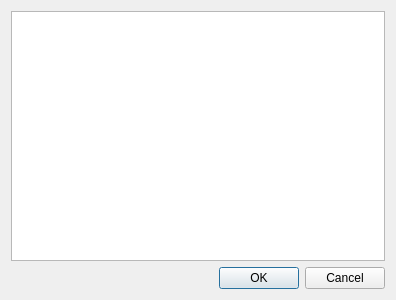
<?xml version="1.0" encoding="UTF-8"?>
<ui version="4.0">
 <class>Dialog</class>
 <widget class="QDialog" name="Dialog">
  <property name="geometry">
   <rect>
    <x>0</x>
    <y>0</y>
    <width>396</width>
    <height>300</height>
   </rect>
  </property>
  <property name="windowTitle">
   <string>Dialog</string>
  </property>
  <layout class="QVBoxLayout" name="verticalLayout">
   <item>
    <widget class="QListWidget" name="listWidget"/>
   </item>
   <item>
    <widget class="QDialogButtonBox" name="buttonBox">
     <property name="orientation">
      <enum>Qt::Horizontal</enum>
     </property>
     <property name="standardButtons">
      <set>QDialogButtonBox::Cancel|QDialogButtonBox::Ok</set>
     </property>
    </widget>
   </item>
  </layout>
 </widget>
 <resources/>
 <connections>
  <connection>
   <sender>buttonBox</sender>
   <signal>accepted()</signal>
   <receiver>Dialog</receiver>
   <slot>accept()</slot>
   <hints>
    <hint type="sourcelabel">
     <x>248</x>
     <y>254</y>
    </hint>
    <hint type="destinationlabel">
     <x>157</x>
     <y>274</y>
    </hint>
   </hints>
  </connection>
  <connection>
   <sender>buttonBox</sender>
   <signal>rejected()</signal>
   <receiver>Dialog</receiver>
   <slot>reject()</slot>
   <hints>
    <hint type="sourcelabel">
     <x>316</x>
     <y>260</y>
    </hint>
    <hint type="destinationlabel">
     <x>286</x>
     <y>274</y>
    </hint>
   </hints>
  </connection>
 </connections>
</ui>
